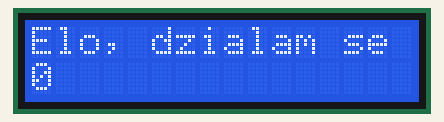
A sketch run on a simulated Arduino Mega 2560, built with avr-gcc and run on an emulated ATmega2560. Shown: 16×2 character LCD.

Above: at 0.1 s.
At 4.1 s:
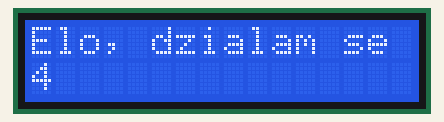
At 9.1 s:
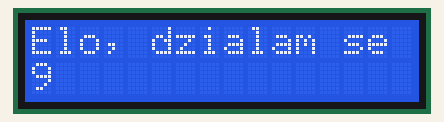
At 19.1 s:
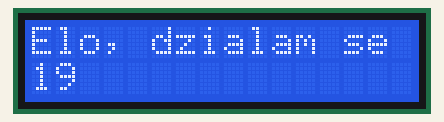
At 29.1 s:
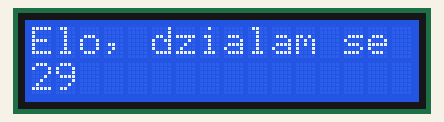
At 39.1 s:
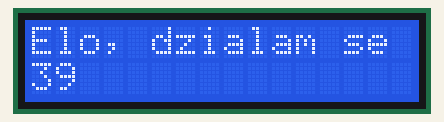

The sketch:

lcdTest.ino
```cpp
#include <LiquidCrystal.h>

LiquidCrystal lcd(52, 50, 48, 46, 44, 42);

void setup(){
  lcd.begin(16, 2);
  lcd.print("Elo, dzialam se");
}

void loop(){
  lcd.setCursor(0, 1);
  lcd.print(millis() / 1000);
}
```

Measured:
- what the display in image 1 shows lasts 1.0 s, from 4.0 s to 5.0 s
